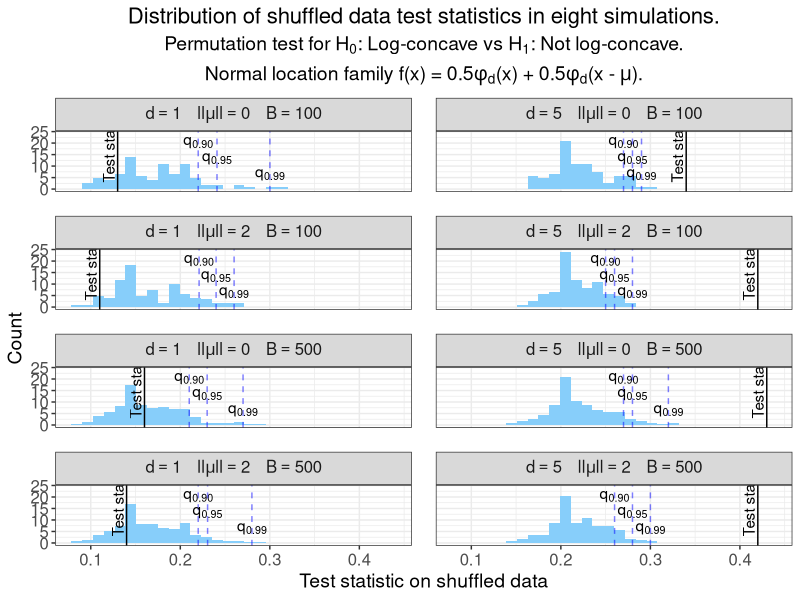

This chart was generated by the following R code:
# Create Figure 12 in appendix.
# Plot quantiles of permutation test from Cule et al. (2010).
# H_0: log-concave versus H_1: not log-concave.
# Use two-component normal location model.

suppressMessages(library(data.table))
suppressMessages(library(tidyverse))

# Create theme
paper_theme <- theme_bw() +
  theme(plot.title = element_text(hjust = 0.5, size = 16),
        plot.subtitle = element_text(hjust = 0.5, size = 14),
        legend.title = element_text(size = 14),
        axis.title = element_text(size = 14),
        legend.text = element_text(size = 12),
        axis.text = element_text(size = 12),
        strip.text = element_text(size = 12),
        panel.spacing = unit(1.2, "lines"))

# Read in data
results <- fread("sim_data/fig12_perm_test_stats.csv")

# Data frame of quantiles and original test stats
quantile_df <- results %>% 
  group_by(d, mu_norm, B, orig_test_stat) %>% 
  dplyr::summarise(q90 = quantile(shuffle_test_stat, 0.90),
                   q95 = quantile(shuffle_test_stat, 0.95),
                   q99 = quantile(shuffle_test_stat, 0.99),
                   sim_count = n()) %>% 
  mutate(details = 
           factor(paste(d, mu_norm, B),
                  levels = c("1 0 100", "5 0 100", "1 2 100", "5 2 100",
                             "1 0 500", "5 0 500", "1 2 500", "5 2 500"),
                  labels = c("d==1 ~~~~ ll*mu*ll==0 ~~~~ B==100", 
                             "d==5 ~~~~ ll*mu*ll==0 ~~~~ B==100",
                             "d==1 ~~~~ ll*mu*ll==2 ~~~~ B==100", 
                             "d==5 ~~~~ ll*mu*ll==2 ~~~~ B==100",
                             "d==1 ~~~~ ll*mu*ll==0 ~~~~ B==500", 
                             "d==5 ~~~~ ll*mu*ll==0 ~~~~ B==500",
                             "d==1 ~~~~ ll*mu*ll==2 ~~~~ B==500",
                             "d==5 ~~~~ ll*mu*ll==2 ~~~~ B==500")))

# Check parameters
stopifnot(quantile_df$B == quantile_df$sim_count)

# Plot shuffled permutation test statistics, quantiles, and orig test statistics 
perm_test_quantiles <- results %>% 
  mutate(details = 
           factor(paste(d, mu_norm, B),
                  levels = c("1 0 100", "5 0 100", "1 2 100", "5 2 100",
                             "1 0 500", "5 0 500", "1 2 500", "5 2 500"),
                  labels = c("d==1 ~~~~ ll*mu*ll==0 ~~~~ B==100", 
                             "d==5 ~~~~ ll*mu*ll==0 ~~~~ B==100",
                             "d==1 ~~~~ ll*mu*ll==2 ~~~~ B==100", 
                             "d==5 ~~~~ ll*mu*ll==2 ~~~~ B==100",
                             "d==1 ~~~~ ll*mu*ll==0 ~~~~ B==500", 
                             "d==5 ~~~~ ll*mu*ll==0 ~~~~ B==500",
                             "d==1 ~~~~ ll*mu*ll==2 ~~~~ B==500",
                             "d==5 ~~~~ ll*mu*ll==2 ~~~~ B==500"))) %>% 
  ggplot(aes(x = shuffle_test_stat, y = ..density..)) +
  geom_histogram(fill = "lightskyblue", bins = 30) +
  facet_wrap(~ details, nrow = 4, labeller = label_parsed) +
  geom_vline(aes(xintercept = orig_test_stat), data = quantile_df,
             col = "black") + 
  geom_text(aes(x = orig_test_stat - 0.01, y = 15, label = "Test stat"), 
            data = quantile_df, angle = 90) +
  geom_vline(aes(xintercept = q90), data = quantile_df, 
             col = "blue", lty = "dashed", alpha = 0.5) +
  geom_text(aes(x = q90, y = 20, label = "q['0.90']"), data = quantile_df,
            parse = T, angle = 0) +
  geom_vline(aes(xintercept = q95), data = quantile_df, 
             col = "blue", lty = "dashed", alpha = 0.5) +
  geom_text(aes(x = q95, y = 13, label = "q[0.95]"), data = quantile_df,
            parse = T, angle = 0) +
  geom_vline(aes(xintercept = q99), data = quantile_df, 
             col = "blue", lty = "dashed", alpha = 0.5) +
  geom_text(aes(x = q99, y = 6, label = "q[0.99]"), data = quantile_df,
            parse = T, angle = 0) +
  labs(x = "Test statistic on shuffled data",
       y = "Count",
       title = "Distribution of shuffled data test statistics in eight simulations.",
       subtitle =  expression(atop("Permutation test for H"[0]*
                                ": Log-concave vs H"[1]*": Not log-concave.", 
                                "Normal location family f(x) = 0.5"*phi[d]*"(x)"~
                                  "+ 0.5"*phi[d]*"(x -"~mu*")."))) +
  paper_theme

#####################
##### Save plot #####
#####################

ggsave(plot = perm_test_quantiles,
       filename = "sim_plots/figure_12.pdf",
       width = 8, height = 7)
